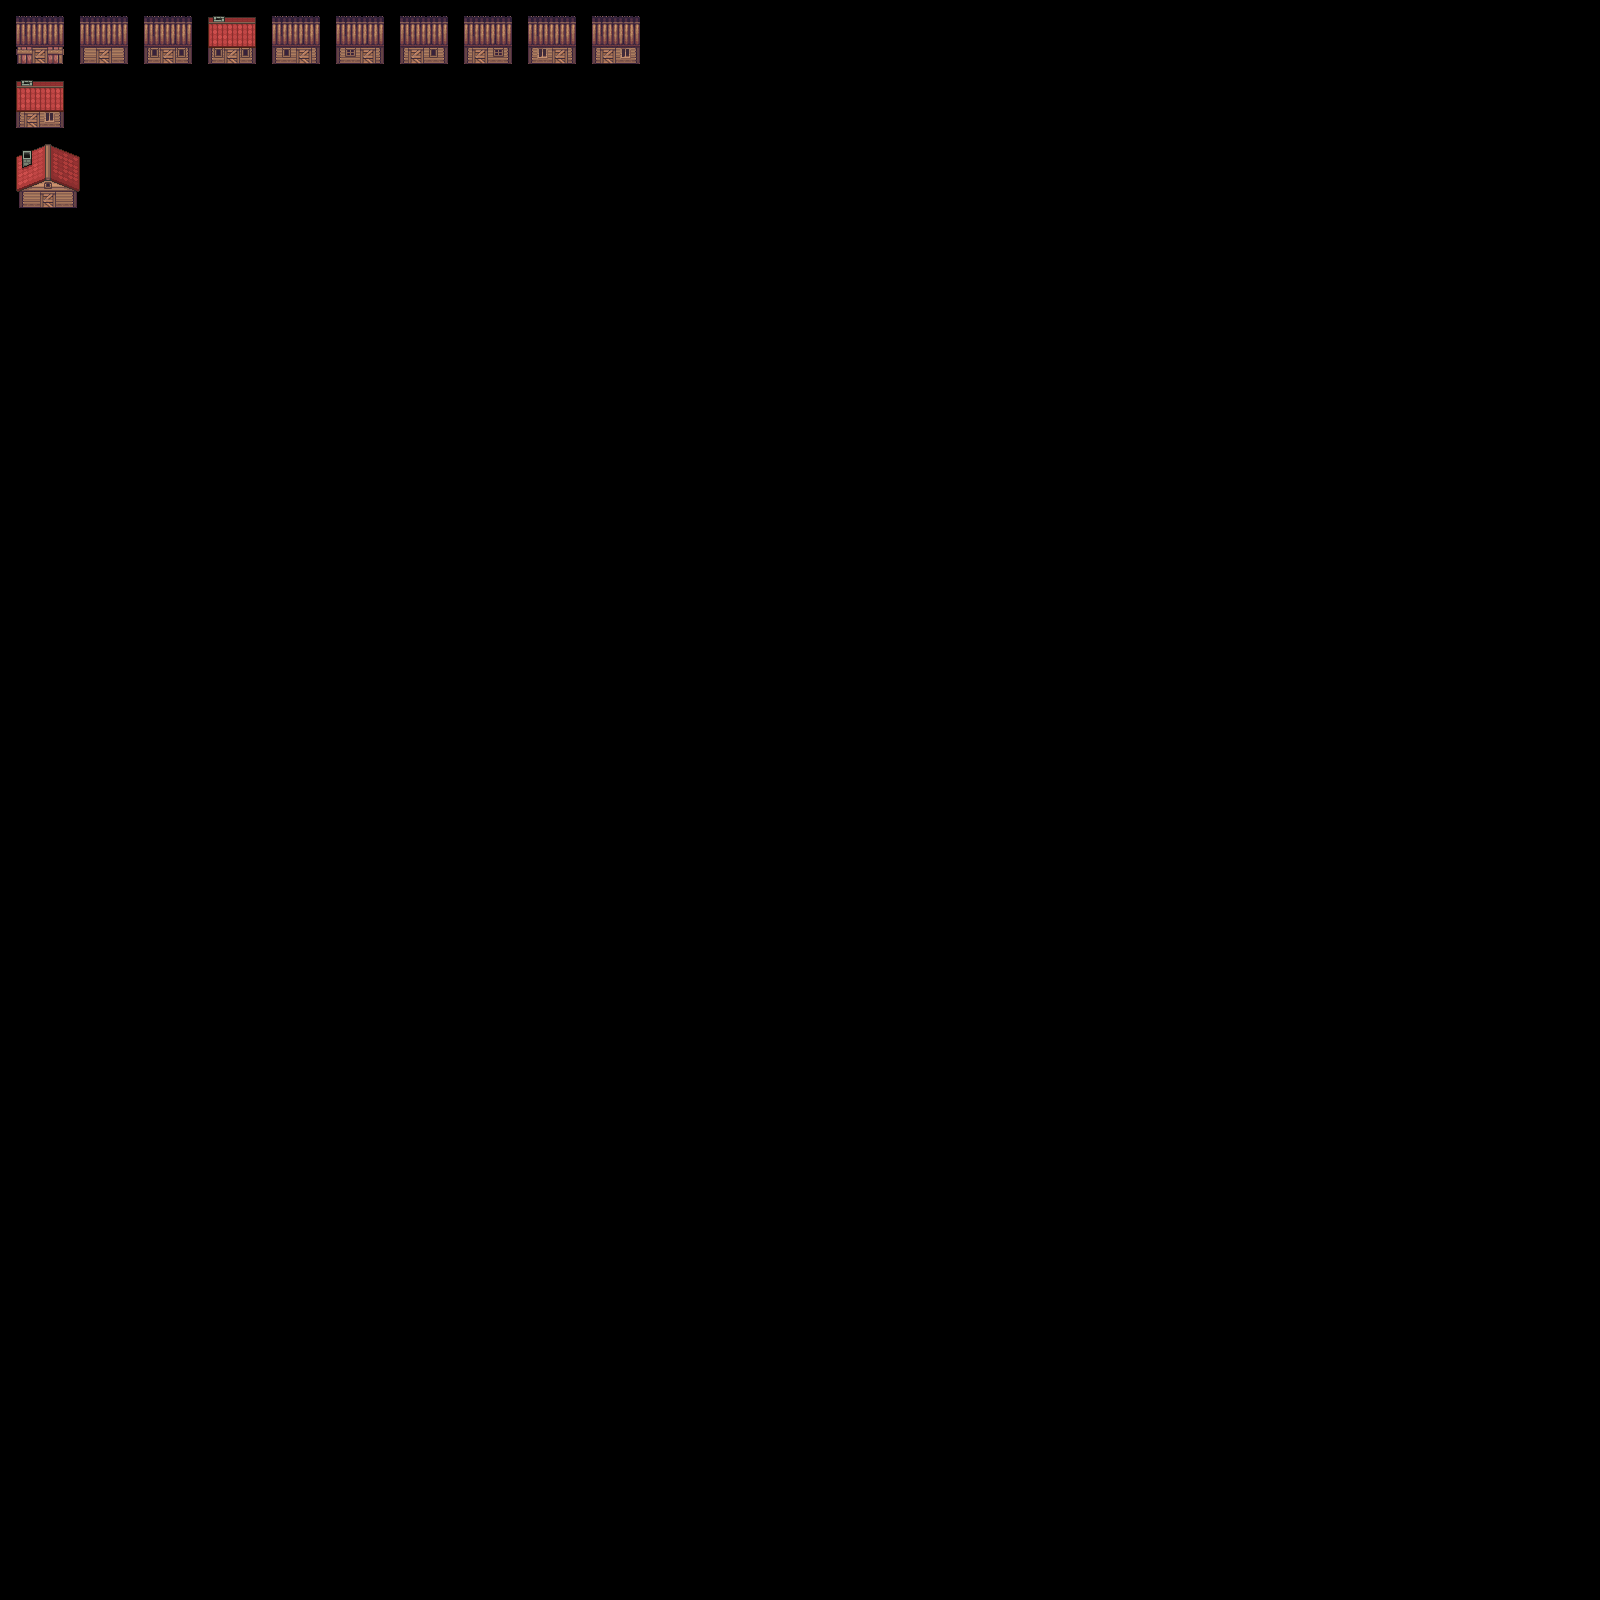

A level layout from a 2D game, rendered from its tile map. Below: a short description, then the map file with tile-grid data replaced by summaries:
An orthogonal 100x100 tile map with 16x16 px tiles, 1 tile layer (Vrstva dlaždic 1), 12 tilesets.

<map version="1.0" tiledversion="1.1.6" orientation="orthogonal" renderorder="right-down" width="100" height="100" tilewidth="16" tileheight="16" infinite="0" nextobjectid="1">
 <tileset firstgid="1" name="farma3" tilewidth="16" tileheight="16" tilecount="9" columns="3">
  <image source="farma3.png" width="48" height="48" />
 </tileset>
 <tileset firstgid="10" name="farma4" tilewidth="16" tileheight="16" tilecount="9" columns="3">
  <image source="farma4.png" width="48" height="48" />
 </tileset>
 <tileset firstgid="19" name="farma4o" tilewidth="16" tileheight="16" tilecount="9" columns="3">
  <image source="farma4o.png" width="48" height="48" />
 </tileset>
 <tileset firstgid="28" name="farma5" tilewidth="16" tileheight="16" tilecount="9" columns="3">
  <image source="farma5.png" width="48" height="48" />
 </tileset>
 <tileset firstgid="37" name="farma6" tilewidth="16" tileheight="16" tilecount="9" columns="3">
  <image source="farma6.png" width="48" height="48" />
 </tileset>
 <tileset firstgid="46" name="farma7" tilewidth="16" tileheight="16" tilecount="9" columns="3">
  <image source="farma7.png" width="48" height="48" />
 </tileset>
 <tileset firstgid="55" name="farma8" tilewidth="16" tileheight="16" tilecount="9" columns="3">
  <image source="farma8.png" width="48" height="48" />
 </tileset>
 <tileset firstgid="64" name="farma9" tilewidth="16" tileheight="16" tilecount="9" columns="3">
  <image source="farma9.png" width="48" height="48" />
 </tileset>
 <tileset firstgid="73" name="farma10" tilewidth="16" tileheight="16" tilecount="9" columns="3">
  <image source="farma10.png" width="48" height="48" />
 </tileset>
 <tileset firstgid="82" name="farma11" tilewidth="16" tileheight="16" tilecount="9" columns="3">
  <image source="farma11.png" width="48" height="48" />
 </tileset>
 <tileset firstgid="91" name="farma5-new" tilewidth="16" tileheight="16" tilecount="9" columns="3">
  <image source="farma5-new.png" width="48" height="48" />
 </tileset>
 <tileset firstgid="100" name="farma12-zak" tilewidth="16" tileheight="16" tilecount="16" columns="4">
  <image source="farma12-zak.png" width="64" height="64" />
 </tileset>
 <layer name="Vrstva dlaždic 1" width="100" height="100">
  <data>[10000 cells, 115 non-empty, 106 distinct tile ids]</data>
 </layer>
</map>
